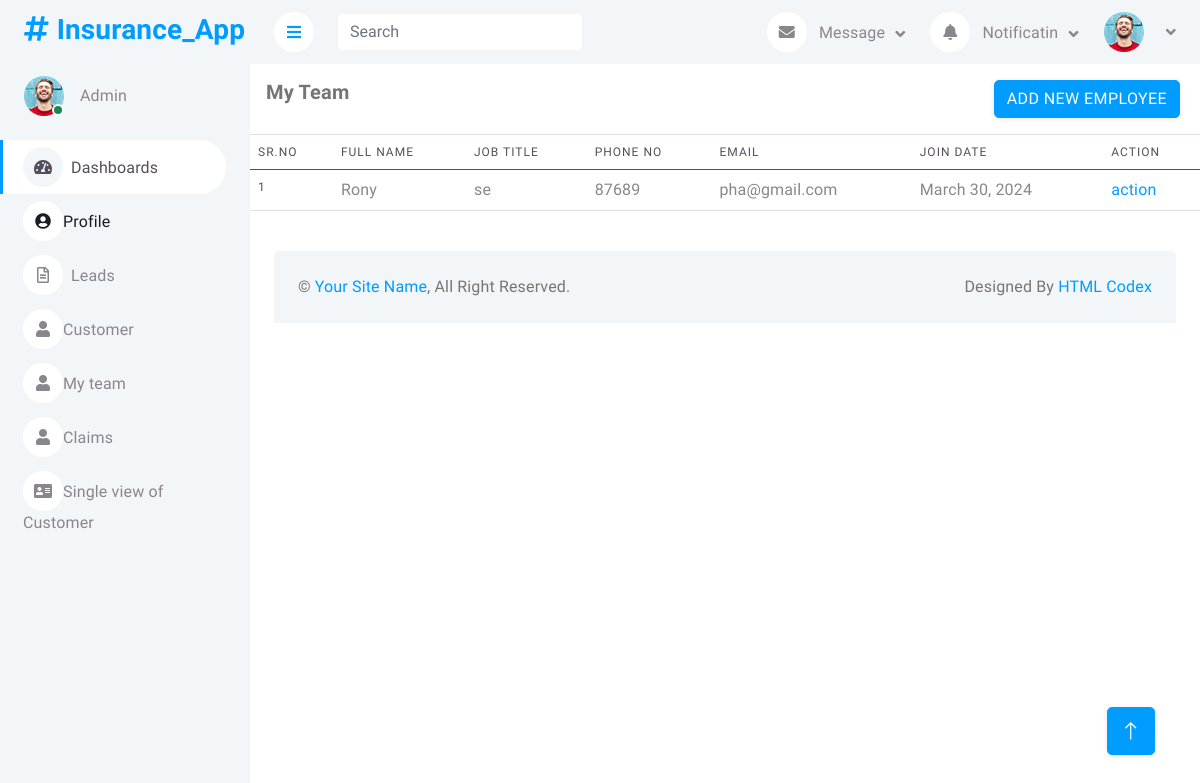
Page /team/ on the committed database.
### InsurancePolicy/models.py (models this page shows, shortened)
class Employee(models.Model):
    FirstName=models.CharField(max_length=50)
    LastName=models.CharField(max_length=50)
    Phone_No=models.IntegerField()
    Email_Id=models.CharField(max_length=100)
    Password=models.IntegerField()
    Gender=models.CharField(max_length=100)
    Job_Title=models.CharField(max_length=100)
    Job_Location=models.CharField(max_length=100)
    Joining_Date=models.DateField(default=date.today())
    Date_Of_Birth=models.DateField(default=date.today())

### InsurancePolicy/views.py (the view)
# urls.py: path('team/',views.team,name="team"),
def team(request):
    employees=Employee.objects.all()
    return render(request,'team.html',{'employees':employees})

### templates/team.html
{% extends "base.html" %}
{% block mainsection %}
{% load static %}
<div class="col-12">
    <div class="border-bottom card-body">
        <div class="d-flex align-itms-cenrte">
            <h5 class="mb-0 card-title flex-grow-1">My Team</h6>
                <div class="flex-shrink-0">
                    <a class='btn btn-primary me-1' href="/add-employee">Add new Employee</a>
                </div>
        </div>
    </div>
    <div class="table-responsive">
        <table class="table">
            <thead>
                <tr>
                    <th scope="col">Sr.No</th>
                    <th scope="col">Full Name</th>
                    <th scope="col">Job Title</th>
                    <th scope="col">Phone No</th>
                    <th scope="col">Email</th>
                    <th scope="col">Join Date</th>
                    <th scope="col">Action</th>
                </tr>
            </thead>
            <tbody>
                {% for employee in employees %}
                <tr>
                    <th scope="row">{{forloop.counter}}</th>
                    <td>{{employee.FirstName}}</td>
                    <td>{{employee.Job_Title}}</td>
                    <td>{{employee.Phone_No}}</td>
                    <td>{{employee.Email_Id}}</td>
                    <td>{{employee.Joining_Date}}</td>
                    <td><a href="/">action</a></td>
                </tr>
                {% endfor %}
            </tbody>
        </table>
    </div>
</div>
{% endblock mainsection %}

### static/css/style.css (style rules this page uses)
:root { --primary: #009CFF; --light: #F3F6F9; --dark: #191C24; }
.btn { transition: .5s; }
.btn.btn-primary { color: #FFFFFF; }

### assets/css/theme-default.css (style rules this page uses)
body { background: #f4f5fa; }
.btn-primary { color: #fff; background-color: #9055fd; border-color: #9055fd; }
a { color: #9055fd; }

### rows in the picture
Employee: FirstName "Rony", Job_Title "se", Phone_No "87689", Email_Id "pha@gmail.com", Joining_Date "March 30, 2024"
